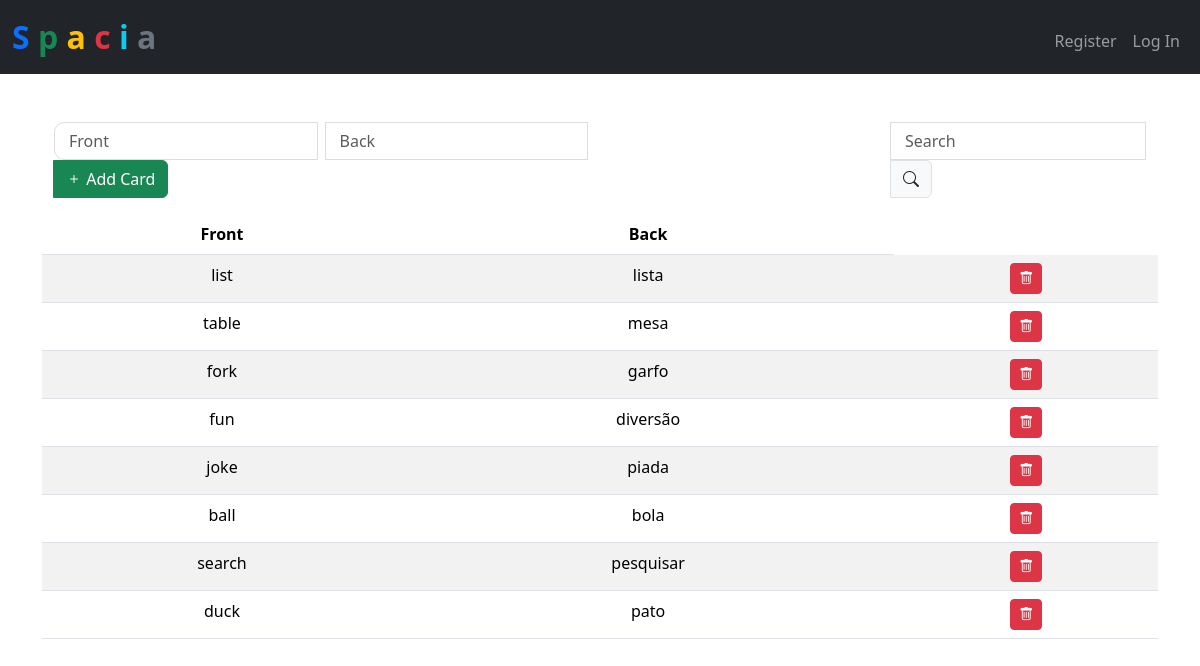
The app's page /cards/57 with its own data.
### tables this page shows
CREATE TABLE cards (
    id INTEGER PRIMARY KEY AUTOINCREMENT,

    deck_id INTEGER NOT NULL,
    front TEXT NOT NULL,
    back TEXT NOT NULL,

    state TEXT NOT NULL CHECK (
        state IN ('learning', 'review', 'relearning')
    ),

    step INTEGER NOT NULL DEFAULT 0,
    interval INTEGER NOT NULL DEFAULT 0,
    ease REAL NOT NULL DEFAULT 2.5,
    repetitions INTEGER NOT NULL DEFAULT 0,

    due INTEGER NOT NULL,
    last_review INTEGER,

    created_at DATETIME DEFAULT CURRENT_TIMESTAMP,
    updated_at DATETIME DEFAULT CURRENT_TIMESTAMP,

    FOREIGN KEY (deck_id) REFERENCES decks(id) ON DELETE CASCADE
);

### src/main.py (the view)
@app.route("/cards/<int:deck_id>")  # type: ignore
def cards(deck_id: int) -> WerkzeugResponse | str | None:
    cards = db.execute(  # type: ignore
        "SELECT id, front, back, deck_id FROM cards WHERE deck_id = ?", deck_id
    )
    return render_template("cards.html", cards=cards, deck_id=deck_id)

### src/main.py (called while the page is built)
@app.after_request
def after_request(response: Response) -> Response:
    response.headers["Cache-Control"] = "no-cache, no-store, must-revalidate"
    response.headers["Expires"] = 0
    response.headers["Pragma"] = "no-cache"
    return response

### src/templates/cards.html (shortened to what this page needs)
{% extends "layout.html" %}  {% block main %}
<div class="container">
  <div class="row justify-content-between">
    <div class="col-6">
      <div class="input-group mb-3">
        <input
          id="front_card"
          autocomplete="off"
          autofocus
          class="form-control w-auto me-2"
          name="front_card"
          placeholder="Front"
          type="text"
        />
        <input
          id="back_card"
          autocomplete="off"
          autofocus
          class="form-control w-auto"
          name="back_card"
          placeholder="Back"
          type="text"
        />
        <button id="add-card" type="button" class="btn btn-success">
          <i class="bi bi-plus"></i>
          Add Card
        </button>
      </div>
    </div>
    <div class="col-3">
      <div class="input-group mb-3">
        <input
          id="search_card_input"
          class="form-control w-auto"
          type="search"
          placeholder="Search"
          aria-label="Search"
        />
        <span class="input-group-text" id="addon-wrapping"
          ><i class="bi bi-search"></i
        ></span>
      </div>
    </div>
  </div>
</div>
<table id="table_cards" class="table table-striped">
  <thead>
    <tr>
      <th scope="col">Front</th>
      <th scope="col">Back</th>
    </tr>
  </thead>
  <tbody>
    {% for card in cards %}
    <tr>
      <td>{{card.front}}</td>
      <td>{{card.back}}</td>
      <td>
        <button
          id="{{card.id}}"
          type="button"
          class="btn btn-sm btn-danger delete-card"
        >
          <i class="bi bi-trash"></i>
        </button>
      </td>
    </tr>
    {% endfor %}
  </tbody>
</table>
{% endblock %}

### src/static/styles.css (style rules this page uses)
.form-control { border-radius: 10px; padding-left: 14px; border: 1px solid #ddd; }

### records on screen
cards: front "list", back "lista"
cards: front "table", back "mesa"
cards: front "fork", back "garfo"
cards: front "fun", back "diversão"
cards: front "joke", back "piada"
cards: front "ball", back "bola"
cards: front "search", back "pesquisar"
cards: front "duck", back "pato"
